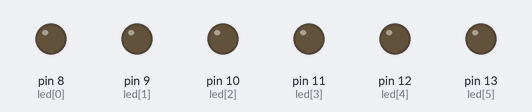
A sketch run on a simulated Arduino Uno, built with avr-gcc and run on an emulated ATmega328P. On the bench: output pins drawn as LEDs (lit = HIGH).

Above: at 0.1 s.
At 2.1 s:
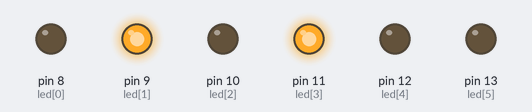
At 4.1 s:
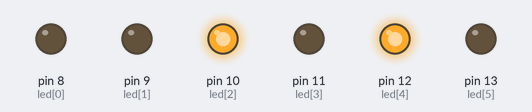
At 8.3 s:
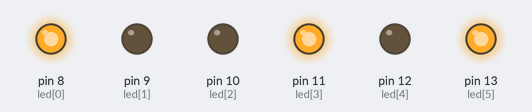
At 12.3 s:
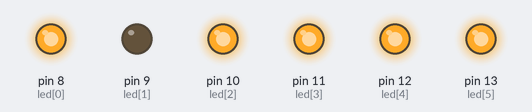
At 16.5 s:
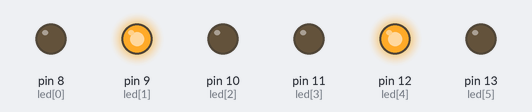
Timing chart, 0 to 16.8 s (numbered marks = the images above):
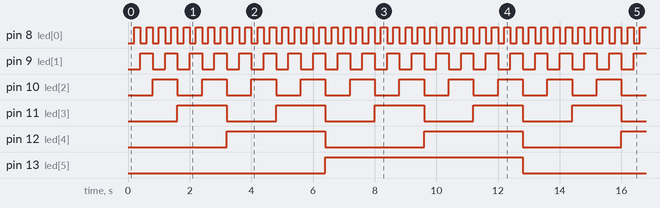

Measured:
- by itself, pin 8 (led[0]): alternates HIGH for 0.20 s and LOW for 0.20 s
- by itself, pin 9 (led[1]): alternates HIGH for 0.40 s and LOW for 0.40 s
- by itself, pin 10 (led[2]): alternates HIGH for 0.80 s and LOW for 0.80 s
- by itself, pin 11 (led[3]): alternates HIGH for 1.6 s and LOW for 1.6 s
- by itself, pin 12 (led[4]): alternates HIGH for 3.2 s and LOW for 3.2 s
- by itself, pin 13 (led[5]): alternates HIGH for 6.4 s and LOW for 6.4 s

The sketch:

Binary_counter.ino
```cpp
int led[6] = {8,9,10,11,12,13};

void setup() {
  // put your setup code here, to run once:
  /*pinMode(led_13, OUTPUT);
  pinMode(led_12, OUTPUT);
  pinMode(led_11, OUTPUT);
  pinMode(led_10, OUTPUT);
  pinMode(led_9, OUTPUT);
  pinMode(led_8, OUTPUT);*/

  for(int i=0; i<6; i++){
    pinMode(led[i], OUTPUT);
  }

}
void loop() {
  for (int i=0;i<64;i++){
    if((i%2)>0)
      digitalWrite(led[0],HIGH);
    else
      digitalWrite(led[0],LOW);
    if((i%4)>1)
      digitalWrite(led[1],HIGH);
    else
      digitalWrite(led[1],LOW);
    if((i%8)>3)
      digitalWrite(led[2],HIGH);
    else
      digitalWrite(led[2],LOW);
    if((i%16)>7)
      digitalWrite(led[3],HIGH);
    else
      digitalWrite(led[3],LOW);
    if((i%32)>15)
      digitalWrite(led[4],HIGH);
    else
      digitalWrite(led[4],LOW);
    if((i%64)>31)
      digitalWrite(led[5],HIGH);
    else
      digitalWrite(led[5],LOW);
  delay(200);
  }
  /*
int led[6] = {8,9,10,11,12,13};

void setup() {
  // put your setup code here, to run once:
  /*pinMode(led_13, OUTPUT);
  pinMode(led_12, OUTPUT);
  pinMode(led_11, OUTPUT);
  pinMode(led_10, OUTPUT);
  pinMode(led_9, OUTPUT);
  pinMode(led_8, OUTPUT);

  for(int i=0; i<6; i++){
    pinMode(led[i], OUTPUT);
  }

}
void loop() {
  for(int i=0;i<64;i++){
      digitalWrite(led[0],(i%2)>0);
      digitalWrite(led[1],(i%4)>1);
      digitalWrite(led[2],(i%8)>3);
      digitalWrite(led[3],(i%16)>7);
      digitalWrite(led[4],(i%32)>15);
      digitalWrite(led[5],(i%64)>31);
    delay(500);
  }
  }
  */
  }
```
